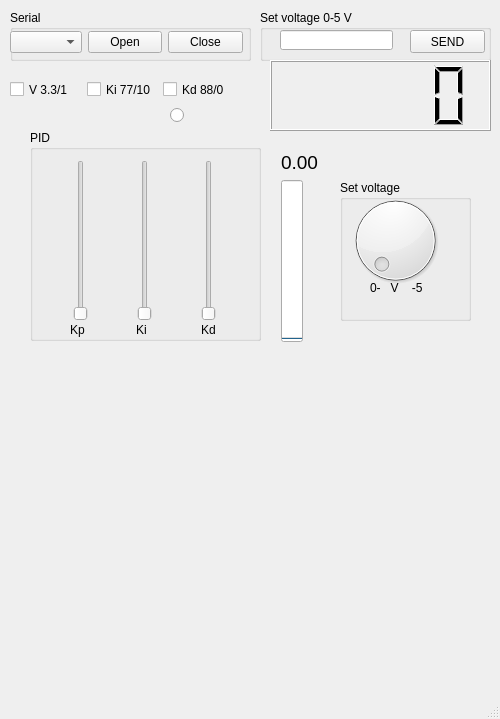
<?xml version="1.0" encoding="UTF-8"?>
<ui version="4.0">
 <class>MainWindow</class>
 <widget class="QMainWindow" name="MainWindow">
  <property name="geometry">
   <rect>
    <x>0</x>
    <y>0</y>
    <width>500</width>
    <height>719</height>
   </rect>
  </property>
  <property name="windowTitle">
   <string>MainWindow</string>
  </property>
  <widget class="QWidget" name="centralwidget">
   <widget class="QWidget" name="layoutWidget">
    <property name="geometry">
     <rect>
      <x>10</x>
      <y>80</y>
      <width>224</width>
      <height>19</height>
     </rect>
    </property>
    <layout class="QHBoxLayout" name="horizontalLayout_2">
     <item>
      <widget class="QCheckBox" name="ledC">
       <property name="text">
        <string>V 3.3/1</string>
       </property>
      </widget>
     </item>
     <item>
      <widget class="QCheckBox" name="fanC">
       <property name="text">
        <string>Ki 77/10</string>
       </property>
      </widget>
     </item>
     <item>
      <widget class="QCheckBox" name="bulbC">
       <property name="text">
        <string>Kd 88/0</string>
       </property>
      </widget>
     </item>
    </layout>
   </widget>
   <widget class="QGroupBox" name="groupBox">
    <property name="geometry">
     <rect>
      <x>30</x>
      <y>130</y>
      <width>231</width>
      <height>211</height>
     </rect>
    </property>
    <property name="title">
     <string>PID</string>
    </property>
    <widget class="QWidget" name="layoutWidget">
     <property name="geometry">
      <rect>
       <x>0</x>
       <y>30</y>
       <width>231</width>
       <height>161</height>
      </rect>
     </property>
     <layout class="QHBoxLayout" name="horizontalLayout_3">
      <item>
       <widget class="QSlider" name="RS">
        <property name="maximum">
         <number>255</number>
        </property>
        <property name="pageStep">
         <number>1</number>
        </property>
        <property name="orientation">
         <enum>Qt::Vertical</enum>
        </property>
       </widget>
      </item>
      <item>
       <widget class="QSlider" name="GS">
        <property name="maximum">
         <number>255</number>
        </property>
        <property name="pageStep">
         <number>1</number>
        </property>
        <property name="orientation">
         <enum>Qt::Vertical</enum>
        </property>
       </widget>
      </item>
      <item>
       <widget class="QSlider" name="BS">
        <property name="maximum">
         <number>255</number>
        </property>
        <property name="pageStep">
         <number>1</number>
        </property>
        <property name="orientation">
         <enum>Qt::Vertical</enum>
        </property>
       </widget>
      </item>
     </layout>
    </widget>
   </widget>
   <widget class="QGroupBox" name="groupBox_2">
    <property name="geometry">
     <rect>
      <x>10</x>
      <y>10</y>
      <width>241</width>
      <height>51</height>
     </rect>
    </property>
    <property name="title">
     <string>Serial</string>
    </property>
    <widget class="QWidget" name="layoutWidget">
     <property name="geometry">
      <rect>
       <x>0</x>
       <y>20</y>
       <width>233</width>
       <height>25</height>
      </rect>
     </property>
     <layout class="QHBoxLayout" name="horizontalLayout">
      <item>
       <widget class="QComboBox" name="comL"/>
      </item>
      <item>
       <widget class="QPushButton" name="openB">
        <property name="text">
         <string>Open</string>
        </property>
       </widget>
      </item>
      <item>
       <widget class="QPushButton" name="closeB">
        <property name="text">
         <string>Close</string>
        </property>
       </widget>
      </item>
     </layout>
    </widget>
   </widget>
   <widget class="QWidget" name="layoutWidget">
    <property name="geometry">
     <rect>
      <x>70</x>
      <y>320</y>
      <width>191</width>
      <height>20</height>
     </rect>
    </property>
    <layout class="QHBoxLayout" name="horizontalLayout_4">
     <item>
      <widget class="QLabel" name="label">
       <property name="text">
        <string>Kp</string>
       </property>
      </widget>
     </item>
     <item>
      <widget class="QLabel" name="label_2">
       <property name="text">
        <string>Ki</string>
       </property>
      </widget>
     </item>
     <item>
      <widget class="QLabel" name="label_3">
       <property name="text">
        <string>Kd</string>
       </property>
      </widget>
     </item>
    </layout>
   </widget>
   <widget class="QGroupBox" name="groupBox_3">
    <property name="geometry">
     <rect>
      <x>340</x>
      <y>180</y>
      <width>131</width>
      <height>141</height>
     </rect>
    </property>
    <property name="title">
     <string>Set voltage</string>
    </property>
    <widget class="QDial" name="servoK">
     <property name="geometry">
      <rect>
       <x>0</x>
       <y>10</y>
       <width>111</width>
       <height>101</height>
      </rect>
     </property>
     <property name="maximum">
      <number>50</number>
     </property>
     <property name="singleStep">
      <number>1</number>
     </property>
     <property name="pageStep">
      <number>50</number>
     </property>
     <property name="value">
      <number>0</number>
     </property>
    </widget>
    <widget class="QLabel" name="label_4">
     <property name="geometry">
      <rect>
       <x>30</x>
       <y>100</y>
       <width>71</width>
       <height>16</height>
      </rect>
     </property>
     <property name="text">
      <string>0-   V    -5</string>
     </property>
    </widget>
   </widget>
   <widget class="QLineEdit" name="textF">
    <property name="geometry">
     <rect>
      <x>280</x>
      <y>30</y>
      <width>113</width>
      <height>20</height>
     </rect>
    </property>
   </widget>
   <widget class="QPushButton" name="sendB">
    <property name="geometry">
     <rect>
      <x>410</x>
      <y>30</y>
      <width>75</width>
      <height>23</height>
     </rect>
    </property>
    <property name="text">
     <string>SEND</string>
    </property>
   </widget>
   <widget class="QWidget" name="layoutWidget">
    <property name="geometry">
     <rect>
      <x>281</x>
      <y>151</y>
      <width>38</width>
      <height>191</height>
     </rect>
    </property>
    <layout class="QVBoxLayout" name="verticalLayout">
     <item>
      <widget class="QLabel" name="tempL">
       <property name="font">
        <font>
         <pointsize>14</pointsize>
        </font>
       </property>
       <property name="text">
        <string>0.00</string>
       </property>
      </widget>
     </item>
     <item>
      <widget class="QProgressBar" name="tempB">
       <property name="maximum">
        <number>50</number>
       </property>
       <property name="value">
        <number>-1</number>
       </property>
       <property name="orientation">
        <enum>Qt::Vertical</enum>
       </property>
      </widget>
     </item>
    </layout>
   </widget>
   <widget class="QLCDNumber" name="lcdN">
    <property name="geometry">
     <rect>
      <x>270</x>
      <y>60</y>
      <width>221</width>
      <height>71</height>
     </rect>
    </property>
   </widget>
   <widget class="QRadioButton" name="circle">
    <property name="geometry">
     <rect>
      <x>170</x>
      <y>100</y>
      <width>16</width>
      <height>31</height>
     </rect>
    </property>
    <property name="text">
     <string/>
    </property>
    <property name="iconSize">
     <size>
      <width>100</width>
      <height>100</height>
     </size>
    </property>
   </widget>
   <widget class="PlotWidget" name="graph" native="true">
    <property name="geometry">
     <rect>
      <x>30</x>
      <y>370</y>
      <width>431</width>
      <height>191</height>
     </rect>
    </property>
   </widget>
   <widget class="QGroupBox" name="groupBox_4">
    <property name="geometry">
     <rect>
      <x>260</x>
      <y>10</y>
      <width>231</width>
      <height>51</height>
     </rect>
    </property>
    <property name="title">
     <string>Set voltagе 0-5 V</string>
    </property>
   </widget>
   <zorder>groupBox_4</zorder>
   <zorder>layoutWidget</zorder>
   <zorder>groupBox</zorder>
   <zorder>groupBox_2</zorder>
   <zorder>layoutWidget</zorder>
   <zorder>groupBox_3</zorder>
   <zorder>textF</zorder>
   <zorder>sendB</zorder>
   <zorder>layoutWidget</zorder>
   <zorder>lcdN</zorder>
   <zorder>circle</zorder>
   <zorder>graph</zorder>
  </widget>
  <widget class="QStatusBar" name="statusbar"/>
 </widget>
 <customwidgets>
  <customwidget>
   <class>PlotWidget</class>
   <extends>QWidget</extends>
   <header>pyqtgraph</header>
   <container>1</container>
  </customwidget>
 </customwidgets>
 <resources/>
 <connections/>
</ui>
